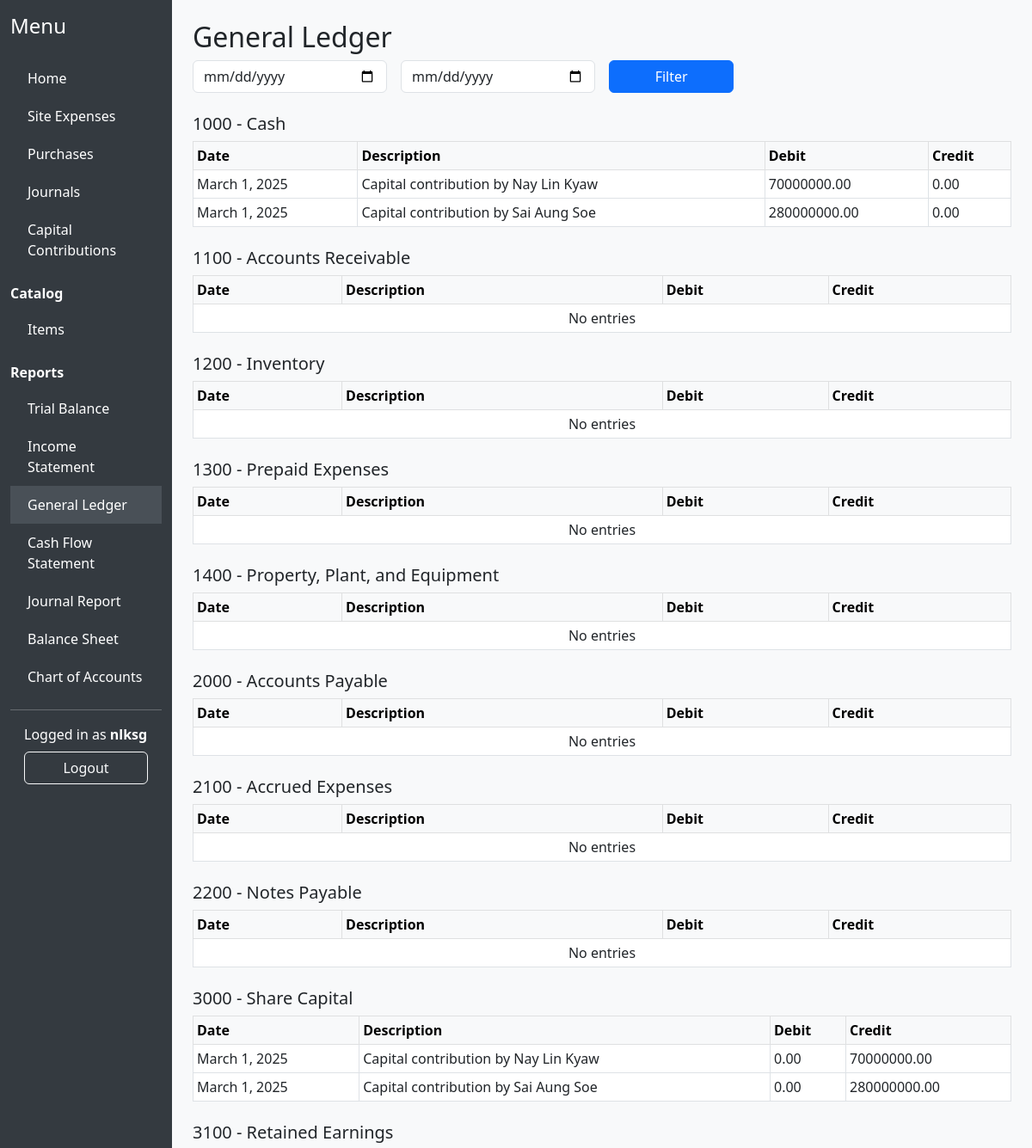
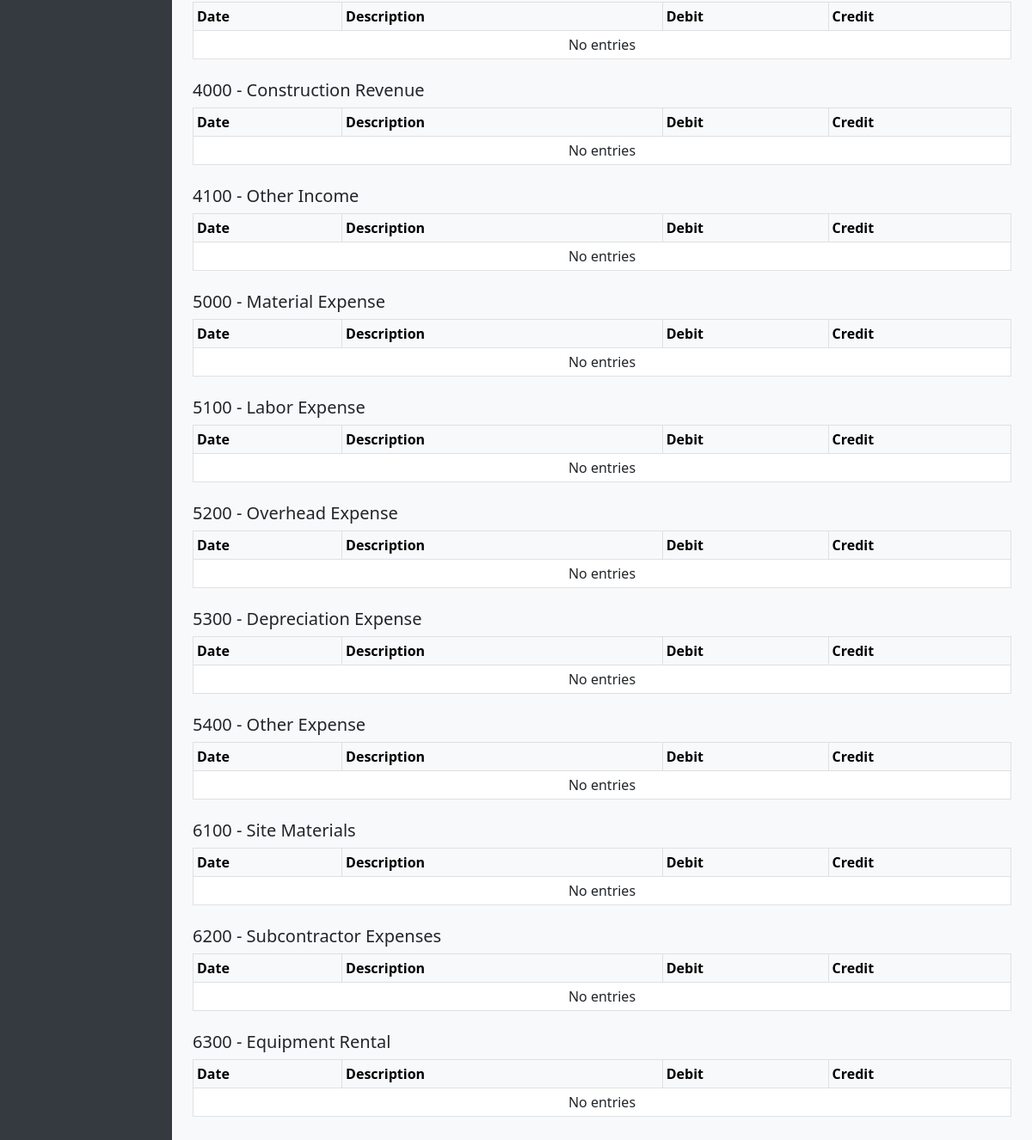
/accounting/reports/general-ledger/ (signed in), run on an earlier commit of the app's database (2 pictures, top to bottom).
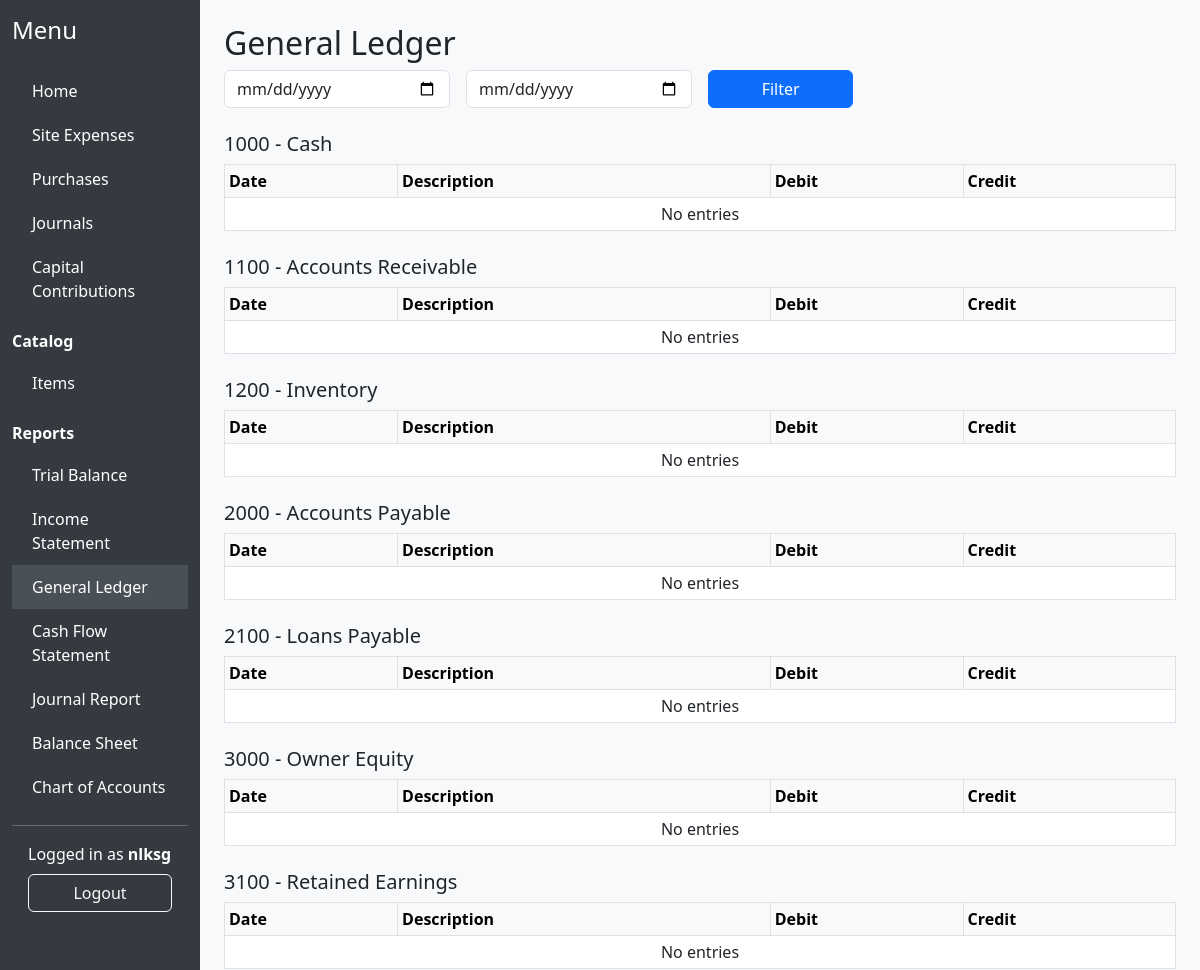
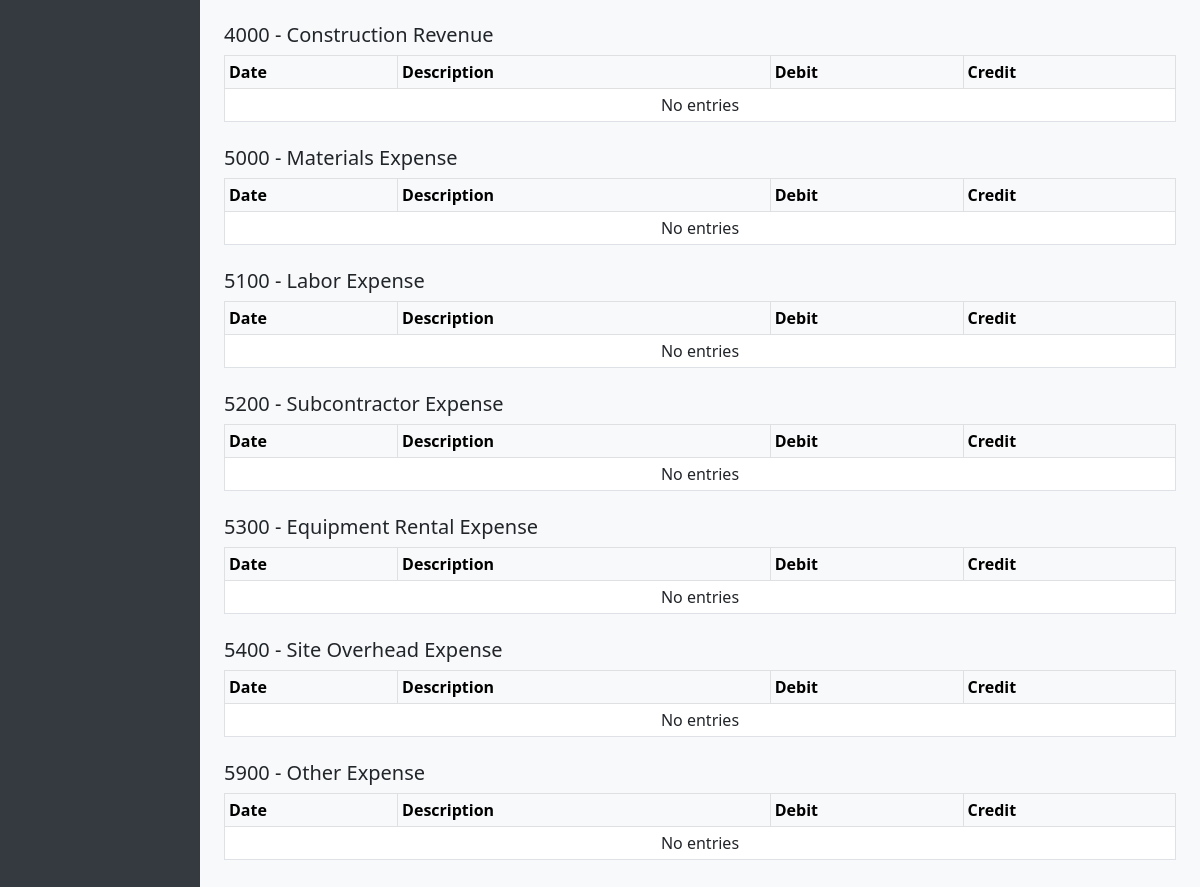
And on a later commit of the database (2 pictures, top to bottom).
### accounting/models.py (models this page shows, shortened)
class Account(models.Model):
    ACCOUNT_TYPES = [
        ('asset', 'Asset'),
        ('liability', 'Liability'),
        ('equity', 'Equity'),
        ('income', 'Income'),
        ('expense', 'Expense'),
    ]
    name = models.CharField(max_length=100)
    type = models.CharField(max_length=10, choices=ACCOUNT_TYPES)
    account_code = models.CharField(max_length=20, unique=True)
    parent = models.ForeignKey('self', null=True, blank=True, on_delete=models.SET_NULL, related_name='children')
    active = models.BooleanField(default=True)
    def get_ledger_entries(self):
        return JournalEntry.objects.filter(account=self).select_related('journal').order_by('journal__date', 'journal__id')

class JournalEntry(models.Model):
    journal = models.ForeignKey(Journal, related_name='entries', on_delete=models.CASCADE)
    account = models.ForeignKey(Account, on_delete=models.CASCADE)
    debit = models.DecimalField(max_digits=15, decimal_places=2, default=0)
    credit = models.DecimalField(max_digits=15, decimal_places=2, default=0)

class Journal(models.Model):
    description = models.CharField(max_length=200)
    date = models.DateField()
    site = models.ForeignKey(ConstructionSite, on_delete=models.SET_NULL, null=True, blank=True, help_text="Leave blank for company-wide transactions.")
    posted = models.BooleanField(default=False)
    JOURNAL_TYPES = [
        ('general', 'General'),
        ('cash_receipts', 'Cash Receipts'),
        ('cash_payments', 'Cash Payments'),
        ('sales', 'Sales'),
        ('purchases', 'Purchases'),
        ('bank', 'Bank'),
        ('petty_cash', 'Petty Cash'),
        ('payroll', 'Payroll'),
        ('capital', 'Capital'),
        ('adjustment', 'Adjustment'),
    ]
    journal_type = models.CharField(max_length=20, choices=JOURNAL_TYPES, default='general')
    approved = models.BooleanField(default=False)
    approved_by = models.CharField(max_length=100, null=True, blank=True)
    approved_at = models.DateTimeField(null=True, blank=True)
    locked = models.BooleanField(default=False)

### accounting/views_reports.py (the view)
# urls.py: path('reports/general-ledger/', views_reports.general_ledger_report, name='general_ledger'),
@login_required
def general_ledger_report(request):
    accounts = Account.objects.filter(active=True).order_by('account_code')
    period_start = request.GET.get('start', '')
    period_end = request.GET.get('end', '')
    ledgers = []
    for account in accounts:
        entries = account.get_ledger_entries().filter(journal__posted=True, journal__approved=True)
        if period_start:
            entries = entries.filter(journal__date__gte=period_start)
        if period_end:
            entries = entries.filter(journal__date__lte=period_end)
        ledgers.append({'account': account, 'entries': entries})
    return render(request, 'accounting/general_ledger.html', {'ledgers': ledgers, 'period_start': period_start, 'period_end': period_end})

### accounting/templatetags/accounting_extras.py (called while the page is built)
@register.filter
def startswith(text, starts):
    if isinstance(text, str):
        return text.startswith(starts)
    return False

@register.filter(name='is_accountant_or_admin')
def is_accountant_or_admin(user):
    return user.groups.filter(name__in=['Accountant', 'Admin']).exists()

### accounting/templates/accounting/general_ledger.html (shortened to what this page needs)
{% extends 'accounting/base.html' %}
{% block content %}
<h2>General Ledger</h2>
<form method="get" class="row g-3 mb-3">
    <div class="col-md-3"><input type="date" name="start" value="{{ period_start }}" class="form-control" placeholder="Start date"></div>
    <div class="col-md-3"><input type="date" name="end" value="{{ period_end }}" class="form-control" placeholder="End date"></div>
    <div class="col-md-2"><button type="submit" class="btn btn-primary w-100">Filter</button></div>
</form>
{% for ledger in ledgers %}
    <h5 class="mt-4">{{ ledger.account.account_code }} - {{ ledger.account.name }}</h5>
    <table class="table table-bordered table-sm">
        <thead class="table-light"><tr><th>Date</th><th>Description</th><th>Debit</th><th>Credit</th></tr></thead>
        <tbody>
        {% for entry in ledger.entries %}
            <tr><td>{{ entry.journal.date }}</td><td>{{ entry.journal.description }}</td><td>{{ entry.debit|floatformat:2 }}</td><td>{{ entry.credit|floatformat:2 }}</td></tr>
        {% empty %}
            <tr><td colspan="4" class="text-center">No entries</td></tr>
        {% endfor %}
        </tbody>
    </table>
{% endfor %}
{% endblock %}

What changed in the data, as far as the page shows it:
removed JournalEntry: journal "March 1, 2025", journal.description "Capital contribution by Nay Lin Kyaw", debit "70000000.00", credit "0.00", shown under "1000"
removed JournalEntry: journal "March 1, 2025", journal.description "Capital contribution by Sai Aung Soe", debit "280000000.00", credit "0.00", shown under "1000"
removed Account: account.account_code "1300", account.name "Prepaid Expenses"
removed Account: account.account_code "1400", account.name "Property, Plant, and Equipment"
removed Account: account.account_code "2100", account.name "Accrued Expenses"
removed Account: account.account_code "2200", account.name "Notes Payable"
removed Account: account.account_code "3000", account.name "Share Capital"
removed JournalEntry: journal "March 1, 2025", journal.description "Capital contribution by Nay Lin Kyaw", debit "0.00", credit "70000000.00", shown under "3000"
removed JournalEntry: journal "March 1, 2025", journal.description "Capital contribution by Sai Aung Soe", debit "0.00", credit "280000000.00", shown under "3000"
removed Account: account.account_code "4100", account.name "Other Income"
removed Account: account.account_code "5000", account.name "Material Expense"
removed Account: account.account_code "5200", account.name "Overhead Expense"
removed Account: account.account_code "5300", account.name "Depreciation Expense"
removed Account: account.account_code "5400", account.name "Other Expense"
removed Account: account.account_code "6100", account.name "Site Materials"
removed Account: account.account_code "6200", account.name "Subcontractor Expenses"
removed Account: account.account_code "6300", account.name "Equipment Rental"
added Account: account.account_code "2100", account.name "Loans Payable"
added Account: account.account_code "3000", account.name "Owner Equity"
added Account: account.account_code "5000", account.name "Materials Expense"
added Account: account.account_code "5200", account.name "Subcontractor Expense"
added Account: account.account_code "5300", account.name "Equipment Rental Expense"
added Account: account.account_code "5400", account.name "Site Overhead Expense"
added Account: account.account_code "5900", account.name "Other Expense"
